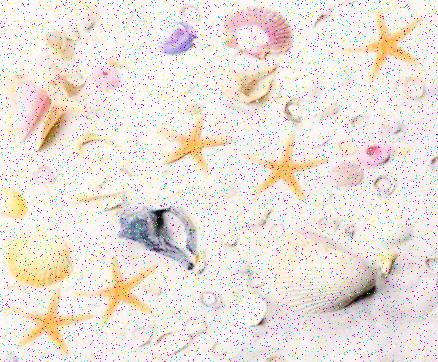
%> input picture Image Processing in matlab/Images/Starfish.jpg, 438 x 362 px
$ octave Task3.m   (GNU Octave 9; MATLAB toolbox functions it lacks are replaced by stand-ins)
%> lines starting %> are read from the running program, lines starting %| are printed output that depends on the picture; in (x1, y1, x2, y2) boxes, pixels count from 0 and x2, y2 are one past the last pixel; in counts of white or black regions, pixels touching at a corner belong together; the program's own positions count from 1
% MATLAB script for Assessment Item-1
% Task-3
clear; close all; clc;

%Load input image & convert to grayscale
X = imread('Images/Starfish.jpg');
%> X is the input picture: size 362x438x3 uint8; mean R, G, B 235.5, 226.7, 219.8
I = rgb2gray(X);
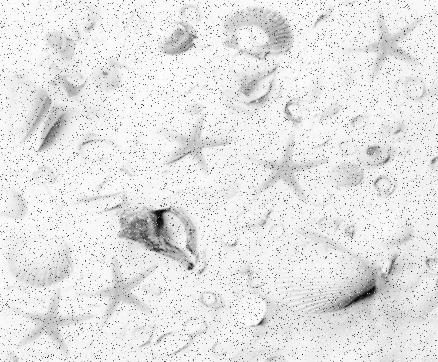
%> I: size 362x438 uint8; min 1, max 255, mean 228.6
figure;
imshow(I);
xlabel('original');

med = medfilt2(I); %median filter to remove salt and pepper noise
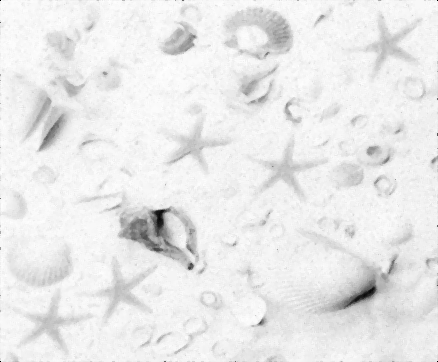
%> med: size 362x438 uint8; min 0, max 254, mean 233.8
figure;
imshow(med);
xlabel('median filtering');

%enhance contrast with histogram equalisation - map light values to darker
%ones
cont = histeq(med);
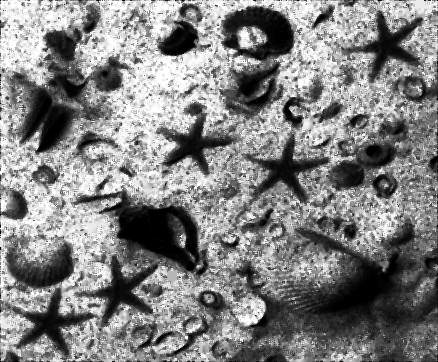
%> cont: size 362x438 uint8; min 0, max 255, mean 129.6
figure;
imshow(cont);
xlabel('histogram equilisation (enhance contrast)');

%binarize image & take complement
%adaptive - is adaptive thresholding, not a set value
%ForegroundPolarity - foreground is darker than background
BW = imbinarize(cont, 'adaptive', 'ForegroundPolarity','dark','Sensitivity', 0.05);
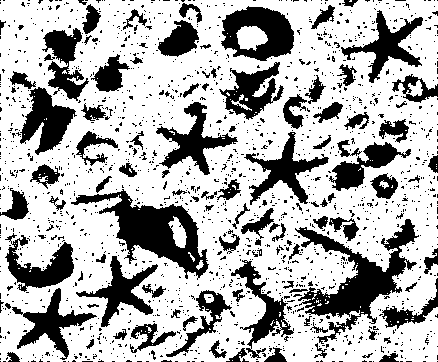
%> BW: size 362x438 logical; 69.3% white; 1634 black regions (1529 under 20 px), largest, box (x1, y1, x2, y2) and area: (295, 219, 419, 344) 4598, (71, 189, 209, 280) 4227, (221, 6, 294, 61) 2473
%take complement
BWcomp = imcomplement(BW);
figure;
imshow(BWcomp);
xlabel('binarize - adaptive thresholding & complement');

%mean filter twice to remove noise and isolate objects
h = fspecial('average', 6);
BWsmooth = filter2(h, BWcomp);
BWsmooth = filter2(h, BWsmooth);
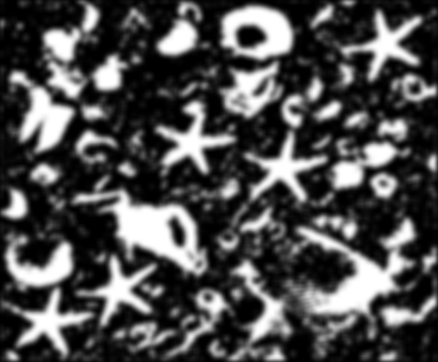
%> BWsmooth: size 362x438 double; min 0, max 1, mean 0.304
BWsmooth = BWsmooth > 0.5; %re-threshold
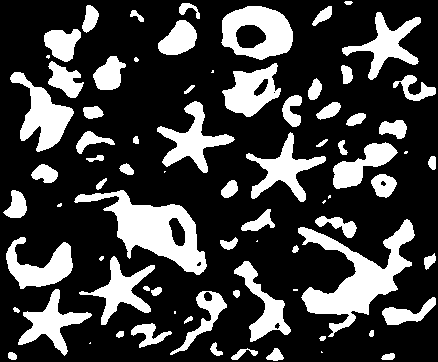
%> BWsmooth: size 362x438 logical; 25.7% white; 78 white regions (14 under 20 px), largest, box (x1, y1, x2, y2) and area: (298, 219, 415, 337) 4610, (74, 190, 207, 275) 4267, (221, 6, 293, 60) 2483
figure; %6
imshow(BWsmooth);
xlabel('mean filter & re-threshold');

%Used 50 instead of otsu thresholding as image is already equal, (used equalised histogram earlier) (few middle values)

%plot boundaries to show on image
figure;
imshow(BWsmooth);
hold on;
boundaries = bwboundaries(BWsmooth);
%> boundaries = 86 boundaries; largest, box (x1, y1, x2, y2) and points: (298, 219, 415, 337) 561, (74, 190, 207, 275) 392, (246, 132, 326, 202) 293, (157, 101, 235, 173) 287, (342, 12, 421, 80) 285
numberOfBoundaries = size(boundaries, 1);
%> numberOfBoundaries = 86

for k = 1 : numberOfBoundaries
	thisBoundary = boundaries{k};
	plot(thisBoundary(:,2), thisBoundary(:,1), 'g', 'LineWidth', 2);
end
%> this loop made 86 passes
%> thisBoundary on passes 18, 32, 49: [344 90; 343 91; 344 91; 344 90], [172 165; 172 166; 173 165; 172 165], [242 257; 241 258; 242 258; 242 257]
hold off;
xlabel('get/show boundaries');
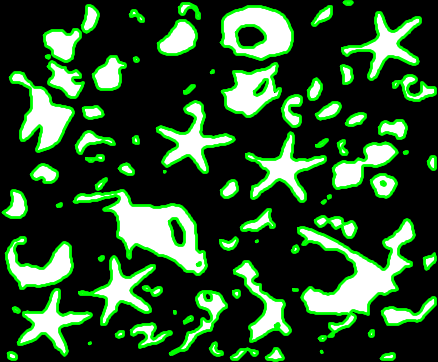
%> figure redrawn from the program's plot data

%// show boundary signature of objects //%
stats = regionprops(BWsmooth, 'Centroid');
%> stats = 78 regions; first 5, Centroid: [17.3 206.3], [41 267.5], [12.9 356.6], [43.5 116.2], [16.9 310.6]
boundary = bwboundaries(BWsmooth);
%> boundary has the same summary as boundaries

%all object indexes/number of objects
objIndexes = zeros(1, size(length(stats), 2));

for k = 1 : length(stats)
   c = stats(k).Centroid; %get centroid of object for indexing position
   bound = boundary(k);   %get boundary positions of k (bound is single cell with NxM double array for each point along boundary)
   x = bound{1,1}(:,1);   %set x, y to extract boundary positions
   y = bound{1,1}(:,2);
   distancesOnGraph = sqrt((y - c(1)).^2 + (x - c(2)).^2); %calculate relational distance on graph using pythag
   t = 1:1:length(distancesOnGraph);

   %use gausian filter to smooth boundary signals (eliminates 'double peaks')
   w = gausswin(15);
   distancesOnGraph = filter(w,1,distancesOnGraph);

   %get peaks from boundary signal
   [pks,locs] = findpeaks(distancesOnGraph);

   %get troughs
%> (the run ends here)

$ run again, with Image Processing in matlab/Images/Zebra.jpg copied over Image Processing in matlab/Images/Starfish.jpg
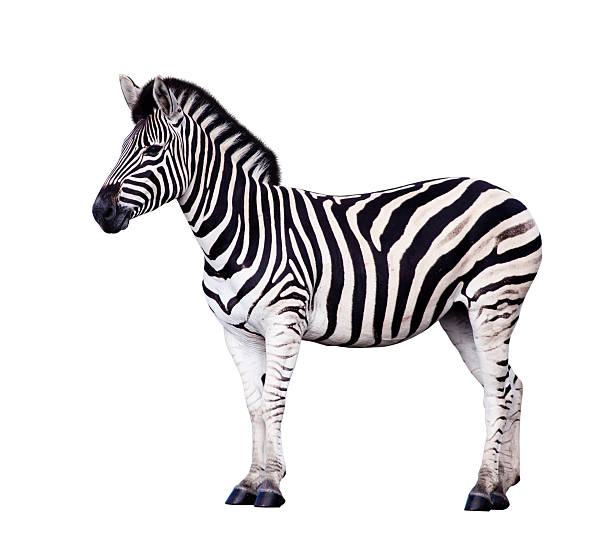
%> input picture Image Processing in matlab/Images/Zebra.jpg, 612 x 556 px
%> X is the input picture: size 556x612x3 uint8; mean R, G, B 225.2, 223.5, 224.6
%> `BW = imbinarize(cont, 'adaptive', 'ForegroundPolarity','dark','Sensiti..`:
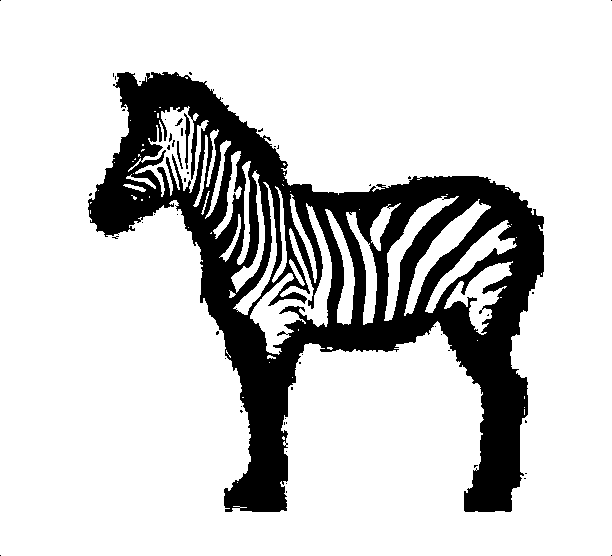
%> BW: size 556x612 logical; 80.9% white; 53 black regions (49 under 20 px), largest, box (x1, y1, x2, y2) and area: (88, 72, 544, 512) 64713, (184, 113, 190, 169) 150, (177, 141, 183, 169) 57, (175, 118, 183, 126) 23
%> boundaries = 31 boundaries; largest, box (x1, y1, x2, y2) and points: (88, 71, 543, 511) 1929, (235, 193, 331, 355) 827, (139, 107, 206, 187) 360, (213, 151, 249, 263) 345, (384, 197, 453, 319) 277
%> numberOfBoundaries = 31
%> the loop `for k = 1 : numberOfBoundaries` made 31 passes
%> thisBoundary on passes 8, 20: [300 470; 299 471; 300 471; 300 470], [294 232; 294 232]
%> `xlabel('get/show boundaries');`:
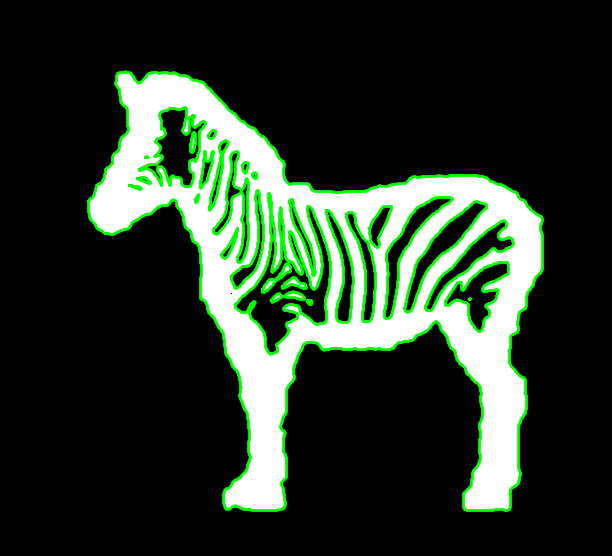
%> figure redrawn from the program's plot data
%> stats = 8 regions; Centroid: [328.2 275.8], [193.6 143.1], [277.3 278.7], [277.2 298.3], [295.1 284.3], [295.6 296.3], [310.3 302.8], [470.7 299.7]
%> boundary has the same summary as boundaries
